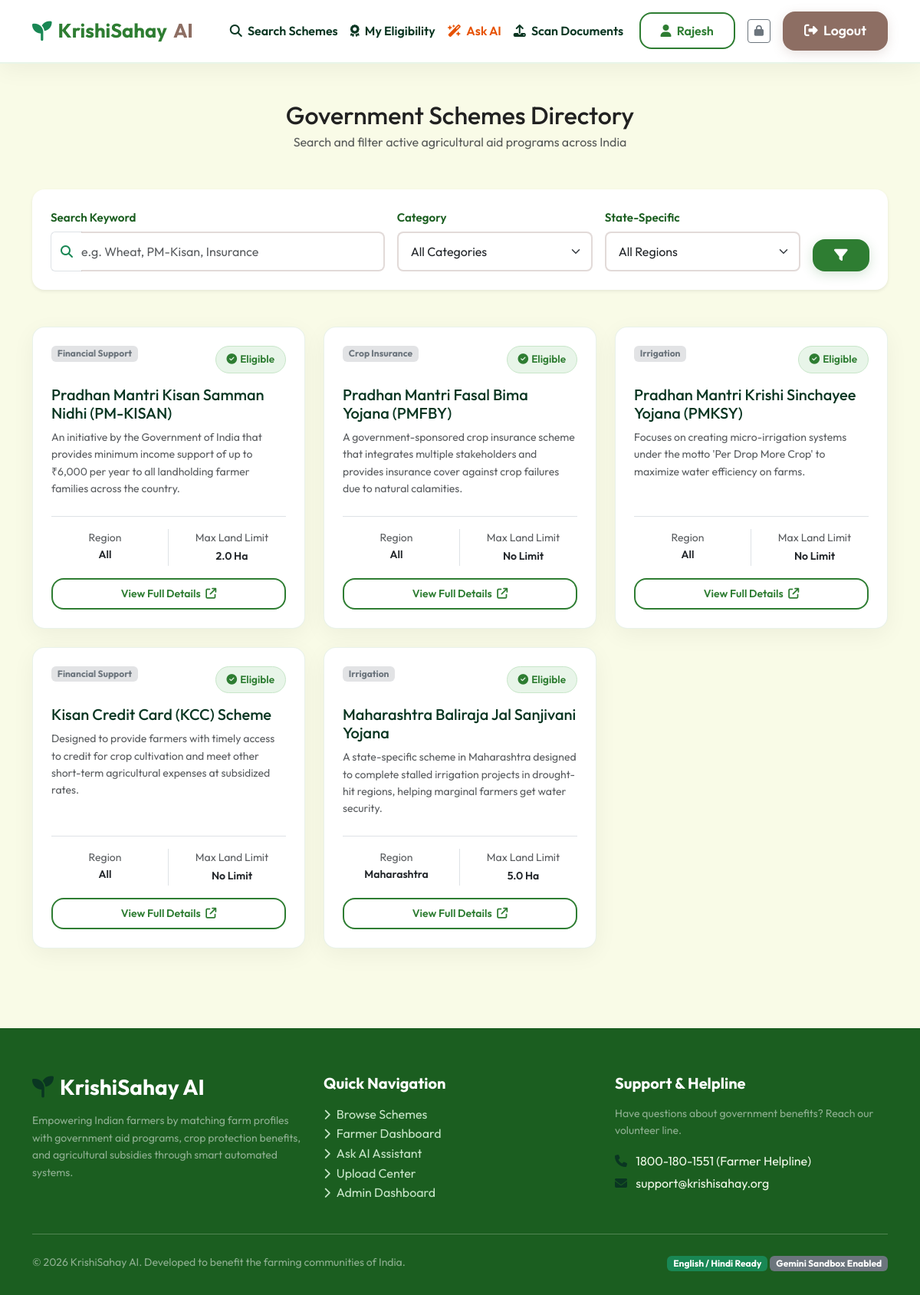
The page /schemes/ (signed in) on the database its author committed.
### app/models.py (models this page shows, shortened)
class User(db.Model, UserMixin):
    __tablename__ = 'users'
    id = db.Column(db.Integer, primary_key=True)
    username = db.Column(db.String(64), unique=True, nullable=False)
    full_name = db.Column(db.String(128), nullable=False)
    farmer_id = db.Column(db.String(64), unique=True, nullable=True)
    age = db.Column(db.Integer, nullable=False)
    mobile_number = db.Column(db.String(15), unique=True, nullable=False)
    email = db.Column(db.String(128), unique=True, nullable=True)
    state = db.Column(db.String(64), nullable=False)
    district = db.Column(db.String(64), nullable=False)
    village = db.Column(db.String(64), nullable=False)
    land_size = db.Column(db.Float, nullable=False) # in hectares
    crop_type = db.Column(db.String(256), nullable=False) # comma-separated list of crops grown
    annual_income = db.Column(db.Float, nullable=False)
    category = db.Column(db.String(64), nullable=False, default="General") # General, SC, ST, OBC
    password_hash = db.Column(db.String(256), nullable=False)
    created_at = db.Column(db.DateTime, default=datetime.utcnow)
    uploads = db.relationship('DocumentUpload', backref='farmer', lazy=True)
    chat_history = db.relationship('ChatHistory', backref='farmer', lazy=True, order_by='ChatHistory.timestamp')
    def get_crops_list(self):
        if not self.crop_type:
            return []
        return [c.strip() for c in self.crop_type.split(',') if c.strip()]

class Scheme(db.Model):
    __tablename__ = 'schemes'
    id = db.Column(db.Integer, primary_key=True)
    name = db.Column(db.String(128), unique=True, nullable=False)
    description = db.Column(db.Text, nullable=False)
    category = db.Column(db.String(64), nullable=False) # Financial, Insurance, Irrigation, Equipment, etc.
    state_specific = db.Column(db.String(64), nullable=True) # "All" or State Name
    target_category = db.Column(db.String(64), nullable=True) # e.g. "SC/ST", "Women", "Small/Marginal", "All"
    min_age = db.Column(db.Integer, default=0)
    max_land_size = db.Column(db.Float, nullable=True) # in hectares
    max_income = db.Column(db.Float, nullable=True) # in Rupees
    required_crops = db.Column(db.String(256), nullable=True) # comma-separated, optional
    benefits = db.Column(db.Text, nullable=False) # description of benefits
    required_documents = db.Column(db.Text, nullable=False) # newline/comma-separated documents needed
    application_steps = db.Column(db.Text, nullable=False) # step by step guide
    official_link = db.Column(db.String(256), nullable=True)
    def get_crops_list(self):
        if not self.required_crops:
            return []
        return [c.strip().lower() for c in self.required_crops.split(',') if c.strip()]

### app/routes/schemes.py (the view)
@schemes_bp.route('/')
def list_schemes():
    query = request.args.get('q', '').strip()
    category = request.args.get('category', '').strip()
    state = request.args.get('state', '').strip()
    scheme_query = Scheme.query
    if query:
        scheme_query = scheme_query.filter(
            (Scheme.name.like(f"%{query}%")) |
            (Scheme.description.like(f"%{query}%")) |
            (Scheme.required_crops.like(f"%{query}%"))
        )
    if category:
        scheme_query = scheme_query.filter(Scheme.category == category)
    if state:
        scheme_query = scheme_query.filter(
            (Scheme.state_specific == state) | (Scheme.state_specific == 'All')
        )
    schemes = scheme_query.all()
    categories = db_categories = [r[0] for r in Scheme.query.with_entities(Scheme.category).distinct().all()]
    states = [r[0] for r in Scheme.query.with_entities(Scheme.state_specific).distinct().all() if r[0] and r[0] != 'All']
    eligibility_map = {}
    if current_user.is_authenticated:
        for s in schemes:
            eligibility_map[s.id] = calculate_eligibility(current_user, s)
    return render_template(
        'schemes.html',
        schemes=schemes,
        categories=categories,
        states=states,
        selected_category=category,
        selected_state=state,
        query=query,
        eligibility_map=eligibility_map
    )

### app/templates/schemes.html (shortened to what this page needs)
{% extends "base.html" %}
{% block content %}
<div class="container py-4 mt-3">
    <div class="text-center mb-5">
        <h1 class="h2 mb-1">Government Schemes Directory</h1>
        <p class="text-muted">Search and filter active agricultural aid programs across India</p>
    </div>
    <div class="card-custom p-4 bg-white mb-5 shadow-sm border-0">
        <form action="{{ url_for('schemes.list_schemes') }}" method="GET" class="row g-3">
            <div class="col-md-5">
                <label for="q" class="form-label form-label-custom">Search Keyword</label>
                <div class="input-group">
                    <span class="input-group-text bg-white border-end-0 text-success"><i class="fa-solid fa-search"></i></span>
                    <input type="text"
                           name="q"
                           id="q"
                           class="form-control form-control-custom border-start-0 ps-0"
                           placeholder="e.g. Wheat, PM-Kisan, Insurance"
                           value="{{ query }}">
                </div>
            </div>
            <div class="col-md-3">
                <label for="category" class="form-label form-label-custom">Category</label>
                <select name="category" id="category" class="form-select form-control-custom">
                    <option value="">All Categories</option>
                </select>
            </div>
            <div class="col-md-3">
                <label for="state" class="form-label form-label-custom">State-Specific</label>
                <select name="state" id="state" class="form-select form-control-custom">
                    <option value="">All Regions</option>
                </select>
            </div>
            <div class="col-md-1 d-flex align-items-end">
                <button type="submit" class="btn btn-primary-custom w-100 py-2 px-0 text-center">
                    <i class="fa-solid fa-filter"></i>
                </button>
            </div>
        </form>
    </div>
    <div class="row g-4">
        {% if schemes %}
            {% for scheme in schemes %}
                <div class="col-md-6 col-lg-4">
                    <div class="card-custom bg-white h-100 d-flex flex-column justify-content-between p-4">
                        <div>
                            <div class="d-flex justify-content-between align-items-start mb-3">
                                <span class="badge bg-secondary-subtle text-secondary">{{ scheme.category }}</span>
                                {% if current_user.is_authenticated %}
                                    {% set status = eligibility_map[scheme.id] %}
                                    {% if status.is_eligible %}
                                        <span class="eligibility-badge eligibility-high"><i class="fa-solid fa-circle-check me-1"></i>Eligible</span>
                                    {% elif status.score > 0 %}
                                        <span class="eligibility-badge eligibility-mid" data-bs-toggle="tooltip" title="{{ status.gaps[0] }}"><i class="fa-solid fa-circle-exclamation me-1"></i>{{ status.score }}% Match</span>
                                    {% else %}
                                        <span class="eligibility-badge eligibility-low"><i class="fa-solid fa-circle-xmark me-1"></i>Ineligible</span>
                                    {% endif %}
                                {% endif %}
                            </div>
                            <h4 class="h5 mb-2 text-success-emphasis text-truncate-2">{{ scheme.name }}</h4>
                            <p class="text-muted small mb-4 text-truncate-4">{{ scheme.description }}</p>
                        </div>
                        <div class="border-top pt-3">
                            <div class="row text-center mb-3">
                                <div class="col-6 border-end">
                                    <small class="d-block text-muted">Region</small>
                                    <span class="fw-semibold text-dark small text-truncate d-block">{{ scheme.state_specific or 'All India' }}</span>
                                </div>
                                <div class="col-6">
                                    <small class="d-block text-muted">Max Land Limit</small>
                                    <span class="fw-semibold text-dark small">
                                        {% if scheme.max_land_size %}
                                            {{ scheme.max_land_size }} Ha
                                        {% else %}
                                            No Limit
                                        {% endif %}
                                    </span>
                                </div>
                            </div>
                            <div class="d-grid">
                                <a href="{{ url_for('schemes.detail', scheme_id=scheme.id) }}" class="btn btn-outline-custom btn-sm py-2">
                                    View Full Details <i class="fa-solid fa-arrow-up-right-from-square ms-1"></i>
                                </a>
                            </div>
                        </div>
                    </div>
                </div>
            {% endfor %}
        {% endif %}
    </div>
</div>
{% endblock %}

### app/templates/base.html (shortened to what this page needs)
<!DOCTYPE html>
<html lang="en">
<head>
    <link href="https://cdn.jsdelivr.net/npm/bootstrap@5.3.0/dist/css/bootstrap.min.css" rel="stylesheet">
    <link href="https://cdnjs.cloudflare.com/ajax/libs/font-awesome/6.4.0/css/all.min.css" rel="stylesheet">
    <link href="{{ url_for('static', filename='css/style.css') }}" rel="stylesheet">
</head>
<body>
    <nav class="navbar navbar-expand-lg navbar-custom sticky-top">
        <div class="container">
            <a class="navbar-brand navbar-brand-custom" href="{{ url_for('dashboard.landing') }}">
                <i class="fa-solid fa-seedling text-success"></i> KrishiSahay <span>AI</span>
            </a>
            <div class="collapse navbar-collapse" id="navbarContent">
                <ul class="navbar-nav me-auto mb-2 mb-lg-0 ms-lg-4">
                    <li class="nav-item">
                        <a class="nav-link fw-semibold text-success-emphasis" href="{{ url_for('schemes.list_schemes') }}">
                            <i class="fa-solid fa-search me-1"></i> Search Schemes
                        </a>
                    </li>
                    {% if current_user.is_authenticated %}
                    <li class="nav-item">
                        <a class="nav-link fw-semibold text-success-emphasis" href="{{ url_for('schemes.check_user_eligibility') }}">
                            <i class="fa-solid fa-award me-1"></i> My Eligibility
                        </a>
                    </li>
                    <li class="nav-item">
                        <a class="nav-link fw-semibold" href="{{ url_for('chatbot.ask_ai') }}" style="color:#e65100;">
                            <i class="fa-solid fa-wand-magic-sparkles me-1"></i> Ask AI
                        </a>
                    </li>
                    <li class="nav-item">
                        <a class="nav-link fw-semibold text-success-emphasis" href="{{ url_for('upload.upload_center') }}">
                            <i class="fa-solid fa-upload me-1"></i> Scan Documents
                        </a>
                    </li>
                    {% endif %}
                </ul>
                <div class="d-flex align-items-center gap-3">
                    {% if current_user.is_authenticated %}
                        <a href="{{ url_for('dashboard.index') }}" class="btn btn-outline-custom">
                            <i class="fa-solid fa-user me-1"></i> {{ current_user.full_name.split(' ')[0] }}
                        </a>
                        <a href="{{ url_for('admin.dashboard') }}" class="btn btn-sm btn-outline-secondary" title="Admin Portal">
                            <i class="fa-solid fa-lock"></i>
                        </a>
                        <a href="{{ url_for('auth.logout') }}" class="btn btn-secondary-custom">
                            <i class="fa-solid fa-sign-out-alt me-1"></i> Logout
                        </a>
                    {% endif %}
                </div>
            </div>
        </div>
    </nav>
    <main class="min-vh-100">
        {% block content %}{% endblock %}
    </main>
    <footer class="footer-section">
        <div class="container">
            <div class="row g-4">
                <div class="col-lg-4 col-md-6">
                    <h3 class="text-white mb-3"><i class="fa-solid fa-seedling text-success-emphasis me-2"></i>KrishiSahay AI</h3>
                    <p class="small text-white-50">Empowering Indian farmers by matching farm profiles with government aid programs, crop protection benefits, and agricultural subsidies through smart automated systems.</p>
                </div>
                <div class="col-lg-4 col-md-6">
                    <h5 class="text-white mb-3">Quick Navigation</h5>
                    <ul class="list-unstyled">
                        <li><a href="{{ url_for('schemes.list_schemes') }}"><i class="fa-solid fa-chevron-right small me-2"></i>Browse Schemes</a></li>
                        {% if current_user.is_authenticated %}
                            <li><a href="{{ url_for('dashboard.index') }}"><i class="fa-solid fa-chevron-right small me-2"></i>Farmer Dashboard</a></li>
                            <li><a href="{{ url_for('chatbot.ask_ai') }}"><i class="fa-solid fa-chevron-right small me-2"></i>Ask AI Assistant</a></li>
                            <li><a href="{{ url_for('upload.upload_center') }}"><i class="fa-solid fa-chevron-right small me-2"></i>Upload Center</a></li>
                        {% else %}
                            <li><a href="{{ url_for('auth.login') }}"><i class="fa-solid fa-chevron-right small me-2"></i>Login</a></li>
                            <li><a href="{{ url_for('auth.register') }}"><i class="fa-solid fa-chevron-right small me-2"></i>Register</a></li>
                        {% endif %}
                        <li><a href="{{ url_for('admin.dashboard') }}"><i class="fa-solid fa-chevron-right small me-2"></i>Admin Dashboard</a></li>
                    </ul>
                </div>
                <div class="col-lg-4 col-md-12">
                    <h5 class="text-white mb-3">Support & Helpline</h5>
                    <p class="small text-white-50">Have questions about government benefits? Reach our volunteer line.</p>
                    <p class="mb-1"><i class="fa-solid fa-phone me-2 text-success-emphasis"></i> 1800-180-1551 (Farmer Helpline)</p>
                    <p><i class="fa-solid fa-envelope me-2 text-success-emphasis"></i> support@krishisahay.org</p>
                </div>
            </div>
            <hr class="my-4 bg-white opacity-25">
            <div class="row align-items-center">
                <div class="col-md-6 text-center text-md-start">
                    <p class="small text-white-50 mb-0">&copy; 2026 KrishiSahay AI. Developed to benefit the farming communities of India.</p>
                </div>
                <div class="col-md-6 text-center text-md-end mt-2 mt-md-0">
                    <span class="badge bg-success text-white">English / Hindi Ready</span>
                    <span class="badge bg-secondary text-white">Gemini Sandbox Enabled</span>
                </div>
            </div>
        </div>
    </footer>
</body>
</html>

### rows shown on the page
User: full_name "Rajesh"
Scheme: category "Financial Support", shows "Eligible", name "Pradhan Mantri Kisan Samman Nidhi (PM-KISAN)", description "An initiative by the Government of India that provides minimum income support of up to ₹6,000 per year to all landholding farmer families across the country.", state_specific "All", max_land_size "2.0"
Scheme: category "Crop Insurance", shows "Eligible", name "Pradhan Mantri Fasal Bima Yojana (PMFBY)", description "A government-sponsored crop insurance scheme that integrates multiple stakeholders and provides insurance cover against crop failures due to natural calamities.", state_specific "All", shows "No Limit"
Scheme: category "Irrigation", shows "Eligible", name "Pradhan Mantri Krishi Sinchayee Yojana (PMKSY)", description "Focuses on creating micro-irrigation systems under the motto 'Per Drop More Crop' to maximize water efficiency on farms.", state_specific "All", shows "No Limit"
Scheme: category "Financial Support", shows "Eligible", name "Kisan Credit Card (KCC) Scheme", description "Designed to provide farmers with timely access to credit for crop cultivation and meet other short-term agricultural expenses at subsidized rates.", state_specific "All", shows "No Limit"
Scheme: category "Irrigation", shows "Eligible", name "Maharashtra Baliraja Jal Sanjivani Yojana", description "A state-specific scheme in Maharashtra designed to complete stalled irrigation projects in drought-hit regions, helping marginal farmers get water security.", state_specific "Maharashtra", max_land_size "5.0"
